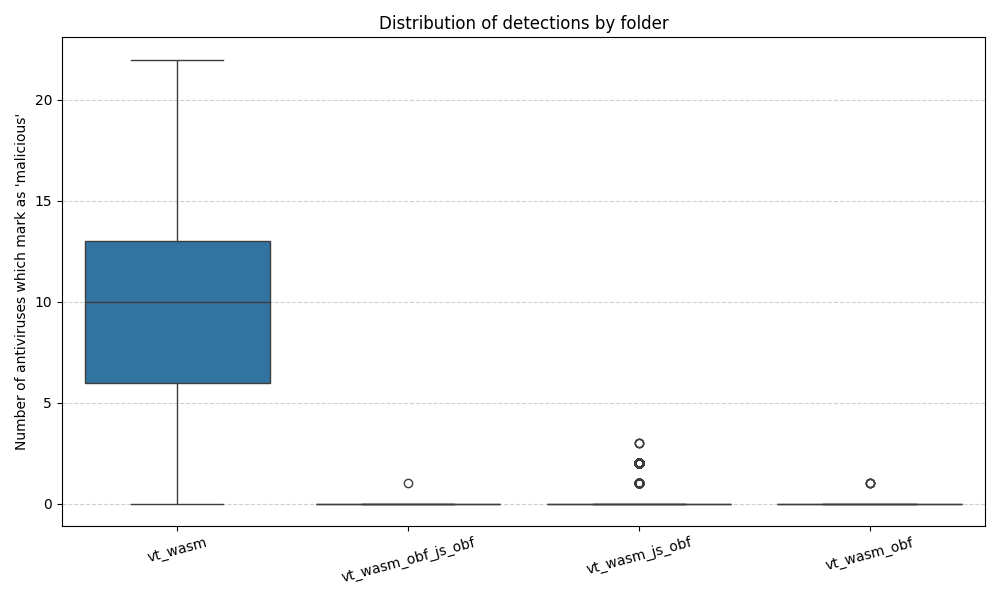

Write the Python code that produced this figure.
import os
import json
from collections import defaultdict
import matplotlib.pyplot as plt
import seaborn as sns


def count_categories_in_folder(folder_path):
    categories = ["malicious", "suspicious", "harmless"]
    category_counts = {cat: defaultdict(int) for cat in categories}
    all_file_counts = {cat: [] for cat in categories}

    for filename in os.listdir(folder_path):
        if not filename.endswith(".json"):
            continue

        full_path = os.path.join(folder_path, filename)
        with open(full_path, "r") as f:
            try:
                data = json.load(f)
                results = data["data"]["attributes"]["results"]

                for cat in categories:
                    count = sum(1 for v in results.values() if v.get("category") == cat)
                    category_counts[cat][count] += 1
                    all_file_counts[cat].append(count)

            except Exception as e:
                print(f"Errore nel file {filename}: {e}")

    for cat in categories:
        category_counts[cat] = dict(sorted(category_counts[cat].items()))

    return category_counts, all_file_counts


folders = ["vt_wasm", "vt_wasm_obf_js_obf", "vt_wasm_js_obf", "vt_wasm_obf"]


folder_names = []
all_malicious_distributions = []

for folder in folders:
    category_counts, filewise_counts = count_categories_in_folder(folder)
    
    # data for boxplot
    folder_names.append(folder)
    all_malicious_distributions.append(filewise_counts["malicious"])

# boxplot
plt.figure(figsize=(10, 6))
sns.boxplot(data=all_malicious_distributions)
plt.xticks(ticks=range(len(folder_names)), labels=folder_names, rotation=15)
plt.ylabel("Number of antiviruses which mark as 'malicious'")
plt.title("Distribution of detections by folder")
plt.grid(True, axis='y', linestyle='--', alpha=0.6)
plt.tight_layout()
plt.savefig("boxplot_malicious.png")
plt.show()
